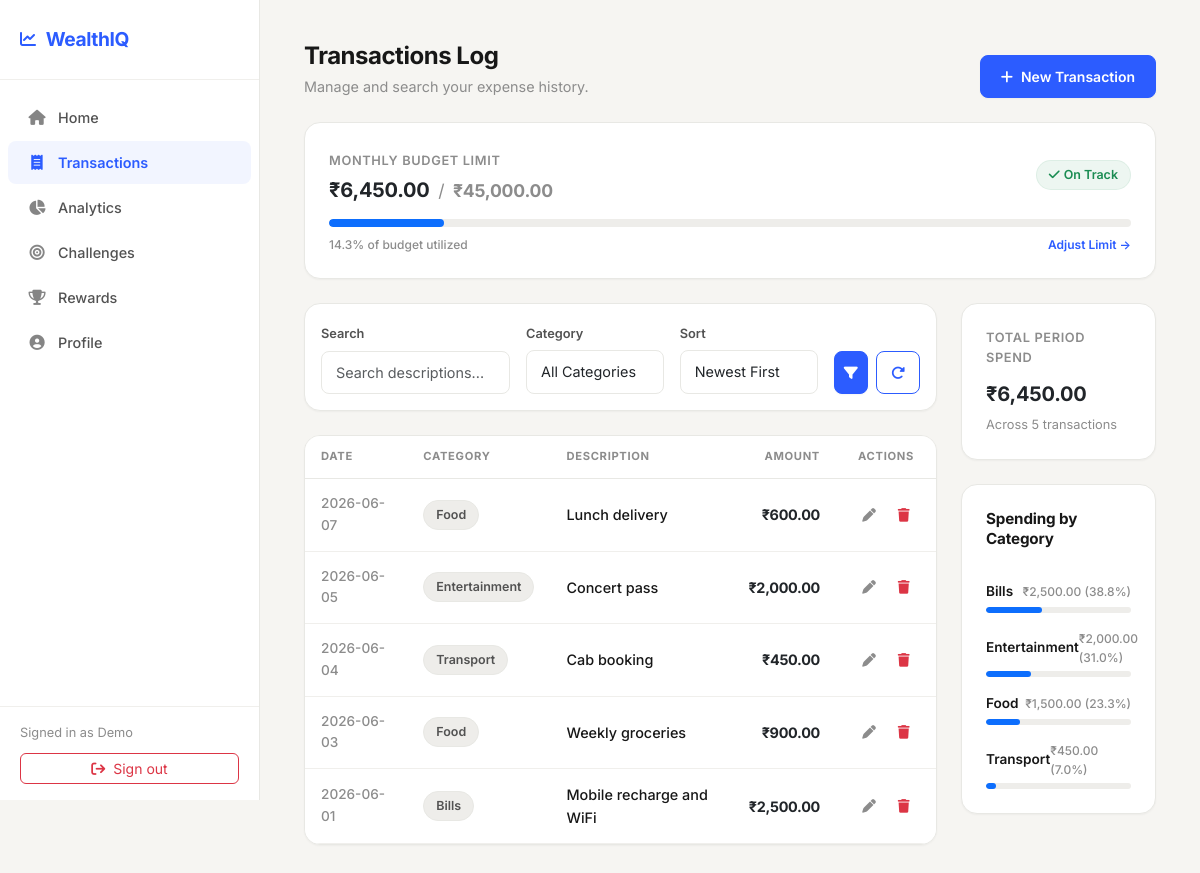
/dashboard (signed in), run on the app's committed database.
### tables this page shows
CREATE TABLE users (
        id INTEGER PRIMARY KEY AUTOINCREMENT,
        name TEXT NOT NULL,
        email TEXT UNIQUE NOT NULL,
        password TEXT NOT NULL,
        budget REAL DEFAULT 20000.0
    );

CREATE TABLE expenses (
        id INTEGER PRIMARY KEY AUTOINCREMENT,
        user_id INTEGER NOT NULL,
        amount REAL NOT NULL,
        category TEXT NOT NULL,
        date TEXT NOT NULL,
        description TEXT,
        created_at TIMESTAMP DEFAULT CURRENT_TIMESTAMP,
        FOREIGN KEY(user_id) REFERENCES users(id) ON DELETE CASCADE
    );

### app.py (the view)
@app.route("/dashboard")
@login_required
def dashboard():
    selected_category = request.args.get("category", "")
    start_date = request.args.get("start_date", "")
    end_date = request.args.get("end_date", "")
    search_query = request.args.get("search", "").strip()
    sort_by = request.args.get("sort_by", "date_desc")
    conn = get_db()
    query = "SELECT * FROM expenses WHERE user_id = ?"
    params = [g.user["id"]]
    if selected_category:
        query += " AND category = ?"
        params.append(selected_category)
    if start_date:
        query += " AND date >= ?"
        params.append(start_date)
    if end_date:
        query += " AND date <= ?"
        params.append(end_date)
    if search_query:
        query += " AND description LIKE ?"
        params.append(f"%{search_query}%")
    sort_options = {
        "date_desc": " ORDER BY date DESC, id DESC",
        "date_asc": " ORDER BY date ASC, id ASC",
        "amount_desc": " ORDER BY amount DESC",
        "amount_asc": " ORDER BY amount ASC"
    }
    query += sort_options.get(sort_by, sort_options["date_desc"])
    expenses = conn.execute(query, params).fetchall()
    total_expenses = conn.execute(
        "SELECT SUM(amount) FROM expenses WHERE user_id = ?",
        (g.user["id"],)
    ).fetchone()[0] or 0.0
    total_transactions = conn.execute(
        "SELECT COUNT(*) FROM expenses WHERE user_id = ?",
        (g.user["id"],)
    ).fetchone()[0] or 0
    current_year_month = datetime.now().strftime("%Y-%m")
    current_month_spent = conn.execute(
        "SELECT SUM(amount) FROM expenses WHERE user_id = ? AND date LIKE ?",
        (g.user["id"], f"{current_year_month}%")
    ).fetchone()[0] or 0.0
    user_budget = g.user["budget"] or 20000.0
    budget_percent = min((current_month_spent / user_budget) * 100, 100.0) if user_budget > 0 else 0
    if current_month_spent > user_budget:
        budget_status = "danger"
    elif current_month_spent > (user_budget * 0.8):
        budget_status = "warning"
    else:
        budget_status = "normal"
    category_data = conn.execute(
        "SELECT category, SUM(amount) as total FROM expenses WHERE user_id = ? GROUP BY category ORDER BY total DESC",
        (g.user["id"],)
    ).fetchall()
    category_summary = []
    for row in category_data:
        percent = (row["total"] / total_expenses * 100) if total_expenses > 0 else 0
        category_summary.append({
            "category": row["category"],
            "total": row["total"],
            "percent": round(percent, 1)
        })
    top_category = category_summary[0]["category"] if category_summary else "N/A"
    categories_list = ["Food", "Bills", "Transport", "Health", "Entertainment", "Others"]
    conn.close()
    return render_template(
        "dashboard.html",
        expenses=expenses,
        selected_category=selected_category,
        start_date=start_date,
        end_date=end_date,
        search_query=search_query,
        sort_by=sort_by,
        total_expenses=total_expenses,
        total_transactions=total_transactions,
        current_month_spent=current_month_spent,
        budget_percent=round(budget_percent, 1),
        budget_status=budget_status,
        category_summary=category_summary,
        top_category=top_category,
        categories_list=categories_list
    )

### templates/dashboard.html (shortened to what this page needs)
{% extends "base.html" %}
{% block content %}
<div class="container-fluid py-2">
    <div class="d-flex flex-column flex-sm-row justify-content-between align-items-sm-end mb-4 gap-3">
        <div>
            <h2 class="fw-bold mb-1" style="font-size: 1.5rem; letter-spacing: -0.02em;">Transactions Log</h2>
            <p class="text-muted mb-0" style="font-size: 0.9rem;">Manage and search your expense history.</p>
        </div>
        <a href="{{ url_for('add_expense') }}" class="btn btn-primary">
            <i class="fa-solid fa-plus me-2"></i>New Transaction
        </a>
    </div>
    <div class="card p-4 mb-4">
        <div class="d-flex justify-content-between align-items-center mb-3">
            <div>
                <span class="section-subtitle">Monthly Budget Limit</span>
                <h3 class="fw-bold mb-0 mt-1" style="font-size: 1.25rem;">
                    <span class="text-dark">₹{{ "{:,.2f}".format(current_month_spent) }}</span>
                    <span class="text-muted mx-1" style="font-weight: 400; font-size: 1.1rem;">/</span>
                    <span class="text-muted" style="font-size: 1.1rem;">₹{{ "{:,.2f}".format(g.user.budget) }}</span>
                </h3>
            </div>
            <div>
                {% if budget_status == 'danger' %}
                    <span class="category-badge" style="background: var(--danger-subtle); color: var(--danger); border-color: var(--danger-subtle);"><i class="fa-solid fa-circle-exclamation me-1"></i> Over Budget</span>
                {% elif budget_status == 'warning' %}
                    <span class="category-badge" style="background: var(--warning-subtle); color: var(--warning); border-color: var(--warning-subtle);"><i class="fa-solid fa-triangle-exclamation me-1"></i> Near Limit</span>
                {% else %}
                    <span class="category-badge" style="background: var(--success-subtle); color: var(--success); border-color: var(--success-subtle);"><i class="fa-solid fa-check me-1"></i> On Track</span>
                {% endif %}
            </div>
        </div>
        <div class="progress mb-2" style="height: 8px;">
            <div class="progress-bar {% if budget_status == 'danger' %}bg-danger{% elif budget_status == 'warning' %}bg-warning{% else %}bg-primary{% endif %}"
                 role="progressbar" style="width: {{ budget_percent }}%"
                 aria-valuenow="{{ budget_percent }}" aria-valuemin="0" aria-valuemax="100"></div>
        </div>
        <div class="d-flex justify-content-between align-items-center">
            <span class="text-muted" style="font-size: 0.75rem; font-weight: 500;">{{ budget_percent }}% of budget utilized</span>
            <a href="{{ url_for('profile') }}" class="text-primary" style="font-size: 0.75rem; font-weight: 600;">Adjust Limit &rarr;</a>
        </div>
    </div>
    <div class="row g-4">
        <div class="col-xl-9 col-lg-8">
            <div class="card p-3 mb-4" style="background: var(--surface);">
                <form method="GET" action="{{ url_for('dashboard') }}" class="m-0">
                    <div class="row g-3 align-items-end">
                        <div class="col-md-4">
                            <label for="search" class="form-label">Search</label>
                            <input type="text" id="search" name="search" class="form-control"
                                   placeholder="Search descriptions..." value="{{ search_query }}">
                        </div>
                        <div class="col-md-3">
                            <label for="category" class="form-label">Category</label>
                            <select id="category" name="category" class="form-select">
                                <option value="">All Categories</option>
                            </select>
                        </div>
                        <div class="col-md-3">
                            <label for="sort_by" class="form-label">Sort</label>
                            <select id="sort_by" name="sort_by" class="form-select">
                                <option value="date_desc" {% if sort_by == 'date_desc' %}selected{% endif %}>Newest First</option>
                            </select>
                        </div>
                        <div class="col-md-2 d-flex gap-2">
                            <button type="submit" class="btn btn-primary flex-grow-1" style="padding: 10px 0;"><i class="fa-solid fa-filter"></i></button>
                            <a href="{{ url_for('dashboard') }}" class="btn btn-outline-primary" style="padding: 10px 14px;"><i class="fa-solid fa-rotate-right"></i></a>
                        </div>
                    </div>
                </form>
            </div>
            <div class="card p-0 overflow-hidden">
                {% if expenses %}
                <div class="table-responsive">
                    <table class="table mb-0">
                        <thead style="background: var(--bg-alt);">
                            <tr>
                                <th>Date</th>
                                <th>Category</th>
                                <th>Description</th>
                                <th class="text-end">Amount</th>
                                <th class="text-center" style="width: 100px;">Actions</th>
                            </tr>
                        </thead>
                        <tbody>
                            {% for expense in expenses %}
                            <tr>
                                <td class="text-muted" style="font-size: 0.85rem; font-weight: 500;">
                                    {{ expense.date }}
                                </td>
                                <td>
                                    <span class="category-badge">{{ expense.category }}</span>
                                </td>
                                <td style="font-weight: 500; color: var(--text);">
                                    {{ expense.description or '<span class="text-muted" style="font-style: italic; font-weight: 400;">No description</span>'|safe }}
                                </td>
                                <td class="text-end fw-bold" style="letter-spacing: -0.02em;">
                                    ₹{{ "{:,.2f}".format(expense.amount) }}
                                </td>
                                <td class="text-center">
                                    <div class="d-flex justify-content-center gap-1">
                                        <a href="{{ url_for('edit_expense', id=expense.id) }}" class="btn btn-sm text-muted" style="padding: 4px 8px; font-size: 0.85rem;" title="Edit">
                                            <i class="fa-solid fa-pen"></i>
                                        </a>
                                        <a href="{{ url_for('delete_expense', id=expense.id) }}"
                                           class="btn btn-sm text-danger" style="padding: 4px 8px; font-size: 0.85rem;"
                                           onclick="return confirm('Are you sure you want to delete this expense?');"
                                           title="Delete">
                                            <i class="fa-solid fa-trash"></i>
                                        </a>
                                    </div>
                                </td>
                            </tr>
                            {% endfor %}
                        </tbody>
                    </table>
                </div>
                {% endif %}
            </div>
        </div>
        <div class="col-xl-3 col-lg-4">
            <div class="d-flex flex-column gap-4">
                <div class="card p-4">
                    <span class="section-subtitle">Total Period Spend</span>
                    <h3 class="fw-bold mb-0 text-dark">₹{{ "{:,.2f}".format(total_expenses) }}</h3>
                    <p class="text-muted mt-2 mb-0" style="font-size: 0.8rem;">Across {{ total_transactions }} transactions</p>
                </div>
                <div class="card p-4">
                    <h5 class="section-title">Spending by Category</h5>
                    {% if category_summary %}
                    <div class="d-flex flex-column gap-3 mt-3">
                        {% for cat in category_summary %}
                        <div>
                            <div class="d-flex justify-content-between align-items-center mb-1">
                                <span style="font-size: 0.85rem; font-weight: 600; color: var(--text);">{{ cat.category }}</span>
                                <span class="text-muted" style="font-size: 0.75rem; font-weight: 500;">₹{{ "{:,.2f}".format(cat.total) }} ({{ cat.percent }}%)</span>
                            </div>
                            <div class="progress" style="height: 6px; background: var(--bg-alt);">
                                <div class="progress-bar bg-primary" role="progressbar" style="width: {{ cat.percent }}%"></div>
                            </div>
                        </div>
                        {% endfor %}
                    </div>
                    {% else %}
                    <div class="empty-state" style="padding: 24px 0;">
                        <p style="font-size: 0.85rem;">No data available.</p>
                    </div>
                    {% endif %}
                </div>
            </div>
        </div>
    </div>
</div>
{% endblock %}

### templates/base.html (shortened to what this page needs)
<!DOCTYPE html>
<html lang="en">
<head>
    <link rel="stylesheet" href="https://cdnjs.cloudflare.com/ajax/libs/font-awesome/6.4.0/css/all.min.css">
    <link href="https://cdn.jsdelivr.net/npm/bootstrap@5.3.0/dist/css/bootstrap.min.css" rel="stylesheet">
    <link rel="stylesheet" href="{{ url_for('static', filename='css/style.css') }}">
</head>
<body class="{% block body_class %}{% endblock %}">
    {% if g.user and request.endpoint not in ['landing', 'login', 'register'] %}
    <div class="wrapper">
        <aside class="sidebar" id="sidebar">
            <div class="sidebar-header">
                <a href="{{ url_for('home') }}" class="sidebar-brand">
                    <i class="fa-solid fa-chart-line"></i>
                    WealthIQ
                </a>
            </div>
            <nav class="sidebar-menu">
                <a href="{{ url_for('home') }}" class="sidebar-link {% if request.endpoint == 'home' %}active{% endif %}" id="nav-home">
                    <i class="fa-solid fa-house"></i> Home
                </a>
                <a href="{{ url_for('dashboard') }}" class="sidebar-link {% if request.endpoint == 'dashboard' %}active{% endif %}" id="nav-log">
                    <i class="fa-solid fa-receipt"></i> Transactions
                </a>
                <a href="{{ url_for('analytics') }}" class="sidebar-link {% if request.endpoint == 'analytics' %}active{% endif %}" id="nav-analytics">
                    <i class="fa-solid fa-chart-pie"></i> Analytics
                </a>
                <a href="{{ url_for('challenges') }}" class="sidebar-link {% if request.endpoint == 'challenges' %}active{% endif %}" id="nav-challenges">
                    <i class="fa-solid fa-bullseye"></i> Challenges
                </a>
                <a href="{{ url_for('rewards') }}" class="sidebar-link {% if request.endpoint == 'rewards' %}active{% endif %}" id="nav-rewards">
                    <i class="fa-solid fa-trophy"></i> Rewards
                </a>
                <a href="{{ url_for('profile') }}" class="sidebar-link {% if request.endpoint == 'profile' %}active{% endif %}" id="nav-profile">
                    <i class="fa-solid fa-user-circle"></i> Profile
                </a>
            </nav>
            <div class="sidebar-footer">
                <span class="sidebar-user">Signed in as {{ g.user.name.split(' ')[0] }}</span>
                <a href="{{ url_for('logout') }}" class="btn btn-outline-danger w-100 btn-sm rounded-2">
                    <i class="fa-solid fa-arrow-right-from-bracket me-1"></i> Sign out
                </a>
            </div>
        </aside>
        <main class="main-content">
            <div class="content-wrapper">
                {% block content %}{% endblock %}
            </div>
        </main>
    </div>
    {% endif %}
</body>
</html>

### data on the page
users: user.name "Demo", user.budget "45,000.00"
expenses: date "2026-06-07", category "Food", description "Lunch delivery", amount "600.00"
expenses: date "2026-06-05", category "Entertainment", description "Concert pass", amount "2,000.00", total "2,000.00", percent "31.0"
expenses: date "2026-06-04", category "Transport", description "Cab booking", amount "450.00", total "450.00", percent "7.0"
expenses: date "2026-06-03", category "Food", description "Weekly groceries", amount "900.00"
expenses: date "2026-06-01", category "Bills", description "Mobile recharge and WiFi", amount "2,500.00", total "2,500.00", percent "38.8"

### other printed values
{{ "{:,.2f}".format(current_month_spent) }} "6,450.00"
{{ budget_percent }} "14.3"
{{ "{:,.2f}".format(total_expenses) }} "6,450.00"
{{ total_transactions }} "5"
{{ cat.category }} "Food"
{{ "{:,.2f}".format(cat.total) }} "1,500.00"
{{ cat.percent }} "23.3"
